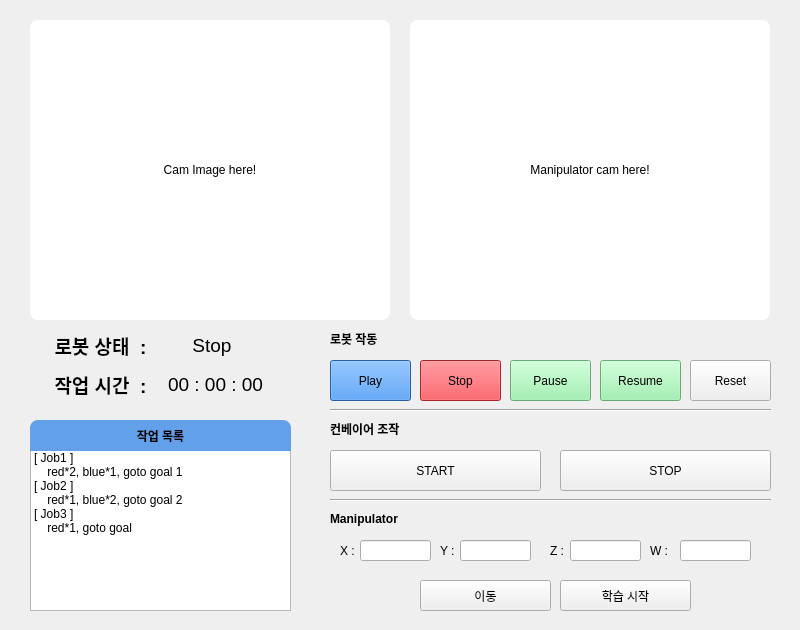
<?xml version="1.0" encoding="UTF-8"?>
<ui version="4.0">
 <class>MainWindow</class>
 <widget class="QMainWindow" name="MainWindow">
  <property name="geometry">
   <rect>
    <x>0</x>
    <y>0</y>
    <width>800</width>
    <height>630</height>
   </rect>
  </property>
  <property name="windowTitle">
   <string>MainWindow</string>
  </property>
  <property name="styleSheet">
   <string notr="true"/>
  </property>
  <widget class="QWidget" name="centralwidget">
   <widget class="QLabel" name="cam_image">
    <property name="geometry">
     <rect>
      <x>30</x>
      <y>20</y>
      <width>360</width>
      <height>300</height>
     </rect>
    </property>
    <property name="styleSheet">
     <string notr="true">background-color: rgb(255, 255, 255);
border-radius: 8px;</string>
    </property>
    <property name="frameShape">
     <enum>QFrame::StyledPanel</enum>
    </property>
    <property name="text">
     <string>Cam Image here!</string>
    </property>
    <property name="alignment">
     <set>Qt::AlignCenter</set>
    </property>
   </widget>
   <widget class="QListWidget" name="job_list">
    <property name="geometry">
     <rect>
      <x>30</x>
      <y>450</y>
      <width>261</width>
      <height>161</height>
     </rect>
    </property>
    <property name="styleSheet">
     <string notr="true"/>
    </property>
    <item>
     <property name="text">
      <string>[ Job1 ] 
    red*2, blue*1, goto goal 1</string>
     </property>
     <property name="background">
      <brush brushstyle="NoBrush">
       <color alpha="255">
        <red>0</red>
        <green>0</green>
        <blue>0</blue>
       </color>
      </brush>
     </property>
    </item>
    <item>
     <property name="text">
      <string>[ Job2 ]
    red*1, blue*2, goto goal 2</string>
     </property>
    </item>
    <item>
     <property name="text">
      <string>[ Job3 ]
    red*1, goto goal </string>
     </property>
    </item>
   </widget>
   <widget class="QLabel" name="cam_image_2">
    <property name="geometry">
     <rect>
      <x>410</x>
      <y>20</y>
      <width>360</width>
      <height>300</height>
     </rect>
    </property>
    <property name="styleSheet">
     <string notr="true">background-color: rgb(255, 255, 255);
border-radius: 8px;
</string>
    </property>
    <property name="frameShape">
     <enum>QFrame::StyledPanel</enum>
    </property>
    <property name="text">
     <string>Manipulator cam here!</string>
    </property>
    <property name="alignment">
     <set>Qt::AlignCenter</set>
    </property>
   </widget>
   <widget class="QLabel" name="job_list_label">
    <property name="geometry">
     <rect>
      <x>30</x>
      <y>420</y>
      <width>261</width>
      <height>31</height>
     </rect>
    </property>
    <property name="styleSheet">
     <string notr="true">background-color: rgb(98, 160, 234);
border-top-left-radius: 8px;
border-top-right-radius : 8px;
font-weight: bold;</string>
    </property>
    <property name="frameShape">
     <enum>QFrame::StyledPanel</enum>
    </property>
    <property name="text">
     <string>작업 목록</string>
    </property>
    <property name="alignment">
     <set>Qt::AlignCenter</set>
    </property>
   </widget>
   <widget class="QLabel" name="robot_op_label">
    <property name="geometry">
     <rect>
      <x>330</x>
      <y>330</y>
      <width>67</width>
      <height>17</height>
     </rect>
    </property>
    <property name="styleSheet">
     <string notr="true">font-weight: bold;</string>
    </property>
    <property name="text">
     <string>로봇 작동</string>
    </property>
   </widget>
   <widget class="QPushButton" name="play_btn">
    <property name="geometry">
     <rect>
      <x>330</x>
      <y>360</y>
      <width>81</width>
      <height>41</height>
     </rect>
    </property>
    <property name="styleSheet">
     <string notr="true">background-color: rgb(53, 132, 228);</string>
    </property>
    <property name="text">
     <string>Play</string>
    </property>
   </widget>
   <widget class="QPushButton" name="stop_btn">
    <property name="geometry">
     <rect>
      <x>420</x>
      <y>360</y>
      <width>81</width>
      <height>41</height>
     </rect>
    </property>
    <property name="styleSheet">
     <string notr="true">background-color: rgb(237, 51, 59);</string>
    </property>
    <property name="text">
     <string>Stop</string>
    </property>
   </widget>
   <widget class="QPushButton" name="pause_btn">
    <property name="geometry">
     <rect>
      <x>510</x>
      <y>360</y>
      <width>81</width>
      <height>41</height>
     </rect>
    </property>
    <property name="styleSheet">
     <string notr="true">background-color: rgb(143, 240, 164);</string>
    </property>
    <property name="text">
     <string>Pause</string>
    </property>
   </widget>
   <widget class="QPushButton" name="resume_btn">
    <property name="geometry">
     <rect>
      <x>600</x>
      <y>360</y>
      <width>81</width>
      <height>41</height>
     </rect>
    </property>
    <property name="styleSheet">
     <string notr="true">background-color: rgb(143, 240, 164);</string>
    </property>
    <property name="text">
     <string>Resume</string>
    </property>
   </widget>
   <widget class="QPushButton" name="reset_btn">
    <property name="geometry">
     <rect>
      <x>690</x>
      <y>360</y>
      <width>81</width>
      <height>41</height>
     </rect>
    </property>
    <property name="text">
     <string>Reset</string>
    </property>
   </widget>
   <widget class="QLabel" name="conveyor_label">
    <property name="geometry">
     <rect>
      <x>330</x>
      <y>420</y>
      <width>101</width>
      <height>17</height>
     </rect>
    </property>
    <property name="styleSheet">
     <string notr="true">font-weight: bold;
</string>
    </property>
    <property name="text">
     <string>컨베이어 조작</string>
    </property>
   </widget>
   <widget class="QPushButton" name="conveyor_start_btn">
    <property name="geometry">
     <rect>
      <x>330</x>
      <y>450</y>
      <width>211</width>
      <height>41</height>
     </rect>
    </property>
    <property name="text">
     <string>START</string>
    </property>
   </widget>
   <widget class="QPushButton" name="conveyor_stop_btn">
    <property name="geometry">
     <rect>
      <x>560</x>
      <y>450</y>
      <width>211</width>
      <height>41</height>
     </rect>
    </property>
    <property name="text">
     <string>STOP</string>
    </property>
   </widget>
   <widget class="QLabel" name="manipulator_label">
    <property name="geometry">
     <rect>
      <x>330</x>
      <y>510</y>
      <width>101</width>
      <height>17</height>
     </rect>
    </property>
    <property name="styleSheet">
     <string notr="true">font-weight: bold;</string>
    </property>
    <property name="text">
     <string>Manipulator</string>
    </property>
   </widget>
   <widget class="QLabel" name="x_label">
    <property name="geometry">
     <rect>
      <x>340</x>
      <y>540</y>
      <width>21</width>
      <height>21</height>
     </rect>
    </property>
    <property name="text">
     <string>X :</string>
    </property>
   </widget>
   <widget class="QLineEdit" name="x_input">
    <property name="geometry">
     <rect>
      <x>360</x>
      <y>540</y>
      <width>71</width>
      <height>21</height>
     </rect>
    </property>
   </widget>
   <widget class="QLineEdit" name="y_input">
    <property name="geometry">
     <rect>
      <x>460</x>
      <y>540</y>
      <width>71</width>
      <height>21</height>
     </rect>
    </property>
   </widget>
   <widget class="QLabel" name="y_label">
    <property name="geometry">
     <rect>
      <x>440</x>
      <y>540</y>
      <width>21</width>
      <height>21</height>
     </rect>
    </property>
    <property name="text">
     <string>Y :</string>
    </property>
   </widget>
   <widget class="QLineEdit" name="z_input">
    <property name="geometry">
     <rect>
      <x>570</x>
      <y>540</y>
      <width>71</width>
      <height>21</height>
     </rect>
    </property>
   </widget>
   <widget class="QLabel" name="z_label">
    <property name="geometry">
     <rect>
      <x>550</x>
      <y>540</y>
      <width>21</width>
      <height>21</height>
     </rect>
    </property>
    <property name="text">
     <string>Z :</string>
    </property>
   </widget>
   <widget class="QLineEdit" name="w_input">
    <property name="geometry">
     <rect>
      <x>680</x>
      <y>540</y>
      <width>71</width>
      <height>21</height>
     </rect>
    </property>
   </widget>
   <widget class="QLabel" name="w_label">
    <property name="geometry">
     <rect>
      <x>650</x>
      <y>540</y>
      <width>21</width>
      <height>21</height>
     </rect>
    </property>
    <property name="text">
     <string>W :</string>
    </property>
   </widget>
   <widget class="QPushButton" name="manipulator_run">
    <property name="geometry">
     <rect>
      <x>420</x>
      <y>580</y>
      <width>131</width>
      <height>31</height>
     </rect>
    </property>
    <property name="text">
     <string>이동</string>
    </property>
   </widget>
   <widget class="QPushButton" name="study_btn">
    <property name="geometry">
     <rect>
      <x>560</x>
      <y>580</y>
      <width>131</width>
      <height>31</height>
     </rect>
    </property>
    <property name="text">
     <string>학습 시작</string>
    </property>
   </widget>
   <widget class="Line" name="line">
    <property name="geometry">
     <rect>
      <x>330</x>
      <y>400</y>
      <width>441</width>
      <height>20</height>
     </rect>
    </property>
    <property name="orientation">
     <enum>Qt::Horizontal</enum>
    </property>
   </widget>
   <widget class="Line" name="line_2">
    <property name="geometry">
     <rect>
      <x>330</x>
      <y>490</y>
      <width>441</width>
      <height>20</height>
     </rect>
    </property>
    <property name="orientation">
     <enum>Qt::Horizontal</enum>
    </property>
   </widget>
   <widget class="QLabel" name="time_label">
    <property name="geometry">
     <rect>
      <x>50</x>
      <y>370</y>
      <width>101</width>
      <height>29</height>
     </rect>
    </property>
    <property name="font">
     <font>
      <pointsize>14</pointsize>
      <weight>75</weight>
      <bold>true</bold>
     </font>
    </property>
    <property name="styleSheet">
     <string notr="true">font-weight: bold;</string>
    </property>
    <property name="text">
     <string>작업 시간  :</string>
    </property>
    <property name="alignment">
     <set>Qt::AlignCenter</set>
    </property>
   </widget>
   <widget class="QLabel" name="robot_status">
    <property name="geometry">
     <rect>
      <x>170</x>
      <y>330</y>
      <width>84</width>
      <height>31</height>
     </rect>
    </property>
    <property name="font">
     <font>
      <pointsize>14</pointsize>
      <weight>50</weight>
      <bold>false</bold>
     </font>
    </property>
    <property name="styleSheet">
     <string notr="true"/>
    </property>
    <property name="text">
     <string>Stop</string>
    </property>
    <property name="alignment">
     <set>Qt::AlignCenter</set>
    </property>
   </widget>
   <widget class="QLabel" name="time">
    <property name="geometry">
     <rect>
      <x>160</x>
      <y>370</y>
      <width>111</width>
      <height>29</height>
     </rect>
    </property>
    <property name="font">
     <font>
      <pointsize>14</pointsize>
      <weight>50</weight>
      <bold>false</bold>
     </font>
    </property>
    <property name="styleSheet">
     <string notr="true"/>
    </property>
    <property name="text">
     <string>00 : 00 : 00</string>
    </property>
    <property name="alignment">
     <set>Qt::AlignCenter</set>
    </property>
   </widget>
   <widget class="QLabel" name="robot_status_label">
    <property name="geometry">
     <rect>
      <x>50</x>
      <y>330</y>
      <width>101</width>
      <height>31</height>
     </rect>
    </property>
    <property name="font">
     <font>
      <pointsize>14</pointsize>
      <weight>75</weight>
      <bold>true</bold>
     </font>
    </property>
    <property name="styleSheet">
     <string notr="true">font-weight: bold;</string>
    </property>
    <property name="text">
     <string>로봇 상태  :</string>
    </property>
    <property name="alignment">
     <set>Qt::AlignCenter</set>
    </property>
   </widget>
  </widget>
 </widget>
 <resources/>
 <connections/>
</ui>
